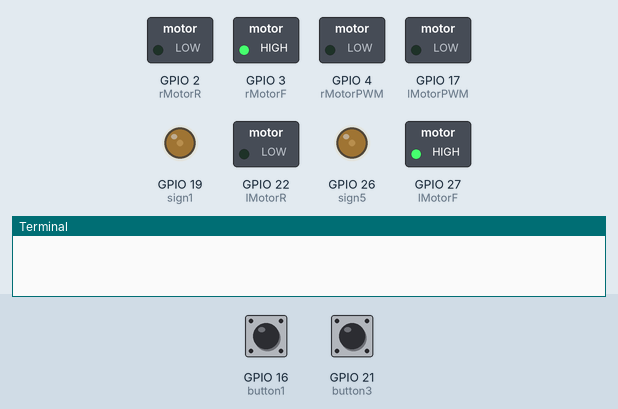
Recording of a program running on a simulated Raspberry Pi (BCM pin numbers). On the bench: switched loads named in the program (green lamp = pin HIGH), output pins drawn as LEDs (lit = HIGH), the last lines printed to the terminal. The test bench sets the inputs (shaded band); at power-on: GPIO 16 (button1) HIGH, GPIO 21 (button3) HIGH.

Above: at 1.2 s.
1.3 s: GPIO 16 (button1) pulled LOW for 0.15 s
At 1.9 s:
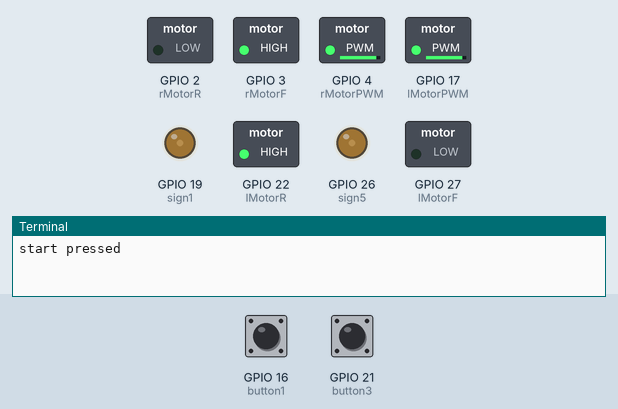
2.9 s: GPIO 21 (button3) pulled LOW for 0.15 s
At 4.1 s:
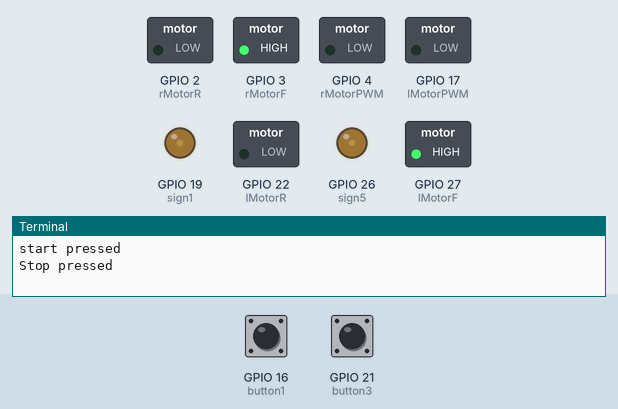
4.5 s: GPIO 16 (button1) pulled LOW for 1 s
At 5.5 s:
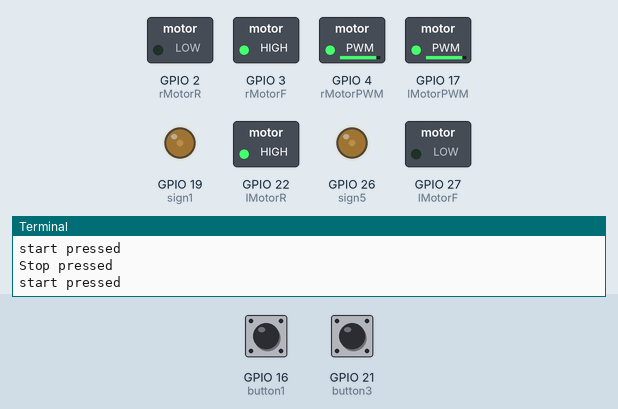
7.0 s: GPIO 21 (button3) pulled LOW for 1 s
At 7.4 s:
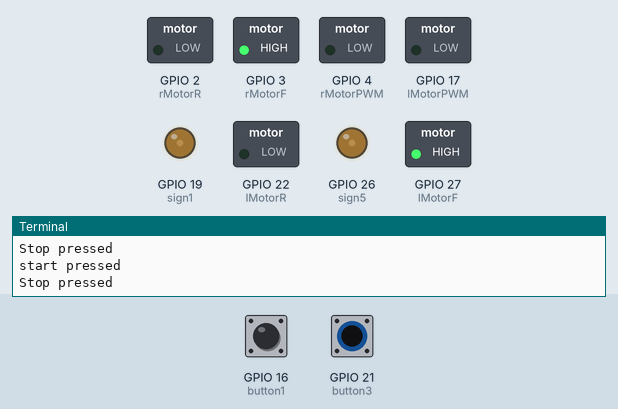
Timing chart, 0 to 10.0 s (numbered marks = the images above; inputs shaded):
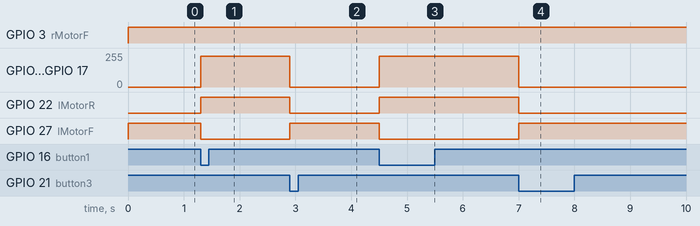

Measured:
- after the input at 1.3 s, GPIO 4 (rMotorPWM), GPIO 17 (lMotorPWM): 0/255 → 230/255 at once; GPIO 22 (lMotorR): LOW → HIGH at once; GPIO 27 (lMotorF): HIGH → LOW at once
- after the input at 2.9 s, GPIO 4 (rMotorPWM), GPIO 17 (lMotorPWM): 230/255 → 0/255 at once; GPIO 22 (lMotorR): HIGH → LOW at once; GPIO 27 (lMotorF): LOW → HIGH at once
- after the input at 4.5 s, GPIO 4 (rMotorPWM), GPIO 17 (lMotorPWM): 0/255 → 230/255 at once; GPIO 22 (lMotorR): LOW → HIGH at once; GPIO 27 (lMotorF): HIGH → LOW at once
- after the input at 7.0 s, GPIO 4 (rMotorPWM), GPIO 17 (lMotorPWM): 230/255 → 0/255 at once; GPIO 22 (lMotorR): HIGH → LOW at once; GPIO 27 (lMotorF): LOW → HIGH at once

The program:

IfButtonTest.py
```python
#!/usr/bin/python

# importing modules
import RPi.GPIO as GPIO
import time

# GPIO pin defs
rMotorPWM = 4
rMotorF = 3
rMotorR = 2
lMotorPWM = 17
lMotorF = 27
lMotorR = 22
rSensor = 18
mSensor = 23
lSensor = 24
button1 = 16
button2 = 20
button3 = 21
sign1 = 19
sign5 = 26

GPIO.setmode(GPIO.BCM)

gpio_outputs = (rMotorPWM, rMotorF, rMotorR, lMotorPWM, lMotorF, lMotorR, sign1, sign5)

gpio_inputs = (rSensor, mSensor, lSensor, button1, button2, button3)

GPIO.setup(gpio_outputs, GPIO.OUT)
GPIO.setup(gpio_inputs, GPIO.IN)
rMotor = GPIO.PWM(rMotorPWM, 200)  # Right motor PWM init @ 200Hz
lMotor = GPIO.PWM(lMotorPWM, 200)  # Left motor PWM init @ 200Hz
oneSign = GPIO.PWM(sign1, 400)
fiveSign = GPIO.PWM(sign5, 400)

class saveDirection:
    lastDir = 0 # "static" variable accessed through class

class savePress:
    prev_input1 = 0
    prev_input2 = 0

class startFlag:
    started = 0

def setSign(numbersToShow):
    GPIO.output(sign1, numbersToShow[0])
    GPIO.output(sign5, numbersToShow[1])

def readButtons():
    startButton = GPIO.input(button1)
    stopButton = GPIO.input(button3)
    if ((savePress.prev_input1) and not startButton):
        print("start pressed")
        startFlag.started = 1
    if ((savePress.prev_input2) and not stopButton):
        print("Stop pressed")
        startFlag.started = 0

    savePress.prev_input1 = startButton
    savePress.prev_input2 = stopButton


def getSensors():
    leftReadings = [0]*15
    middleReadings = [0]*15
    rightReadings = [0]*15
    linereading = [0]*3
    for i in range(0, 15):
        leftReadings[i] = GPIO.input(lSensor)
        middleReadings[i] = GPIO.input(mSensor)
        rightReadings[i] = GPIO.input(rSensor)
    # linereading = [GPIO.input(lSensor), GPIO.input(mSensor), GPIO.input(rSensor)]
    # print(linereading)
    if(leftReadings.count(1) > 3):
        linereading[0] = 1
    else:
        linereading[0] = 0

    if(middleReadings.count(1) > 3):
        linereading[1] = 1
    else:
        linereading[1] = 0

    if(rightReadings.count(1) > 3):
        linereading[2] = 1
    else:
        linereading[2] = 0

    # print(leftReadings.count(1))
    # print(middleReadings.count(1))
    # print(rightReadings.count(1))
    # print(linereading)

    return linereading

def decideSpeed():
    sensorval = getSensors()
    # print(sensorval)
    if(sensorval == [1, 1, 1]) or (sensorval == [0, 1, 0]):
        direction = (100, 100)
    elif(sensorval == [1, 1, 0]):
        direction = (50, 100)
    elif(sensorval == [0, 1, 1]):
        direction = (100, 50)
    elif(sensorval == [1, 0, 0]):
        saveDirection.lastDir = 0
        direction = (0, 90)
    elif(sensorval == [0, 0, 1]):
        saveDirection.lastDir = 1
        direction = (90, 0)
    elif(sensorval == [1, 0, 1]):
        direction = (0, 0)
    elif(sensorval == [0, 0, 0]):
        if saveDirection.lastDir == 0:
            direction = (-90, 90)
        else:
            direction = (90, -90)
    # print(direction)
    runMotor(direction)

def runMotor(values):
    if(values[0] == 0):
        lMotor.stop()
    else:
        lMotor.start(abs(values[0]))

    if(values[1] == 0):
        rMotor.stop()
    else:
        rMotor.start(abs(values[1]))
    # print(abs(values[0]))
    # print(abs(values[1]))

    if(values[0] >= 0):
        GPIO.output(lMotorR, 0)
        GPIO.output(lMotorF, 1)
    else:
        GPIO.output(lMotorF, 0)
        GPIO.output(lMotorR, 1)

    if(values[1] >= 0):
        GPIO.output(rMotorR, 0)
        GPIO.output(rMotorF, 1)
    else:
        GPIO.output(rMotorF, 0)
        GPIO.output(rMotorR, 1)

def cleanupGpio():
    GPIO.cleanup()

try:
    oneSign.start(20)
    fiveSign.start(20)
    while 1:
        readButtons()
        # print(startFlag.started)
        if(startFlag.started):
            decideSpeed()
            # setSign((1, 0))
        else:
            runMotor((0, 0))
            # setSign((0, 1))
except KeyboardInterrupt:
    print("cleanup")
    cleanupGpio()
```
